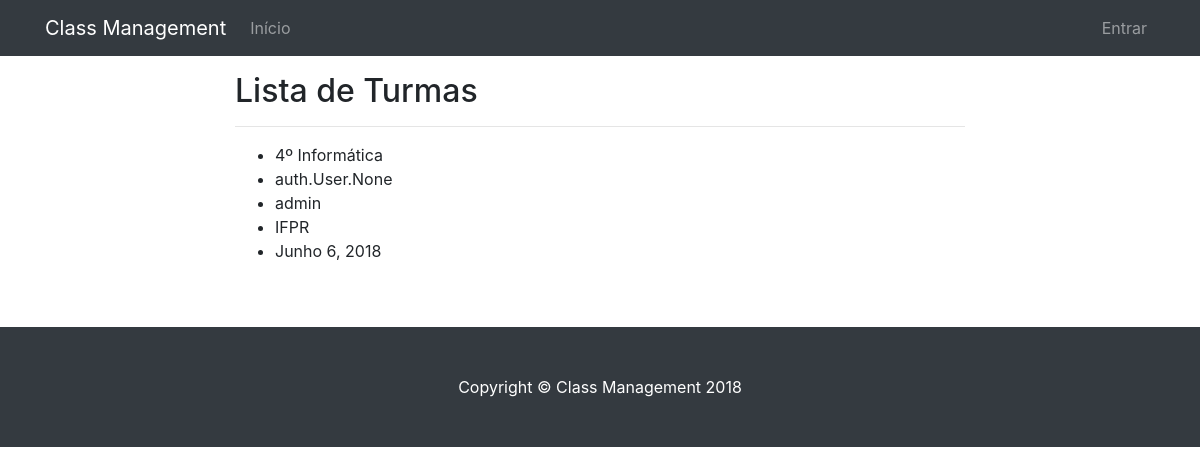
The page /visualizar/turma/ on the database as committed earlier.
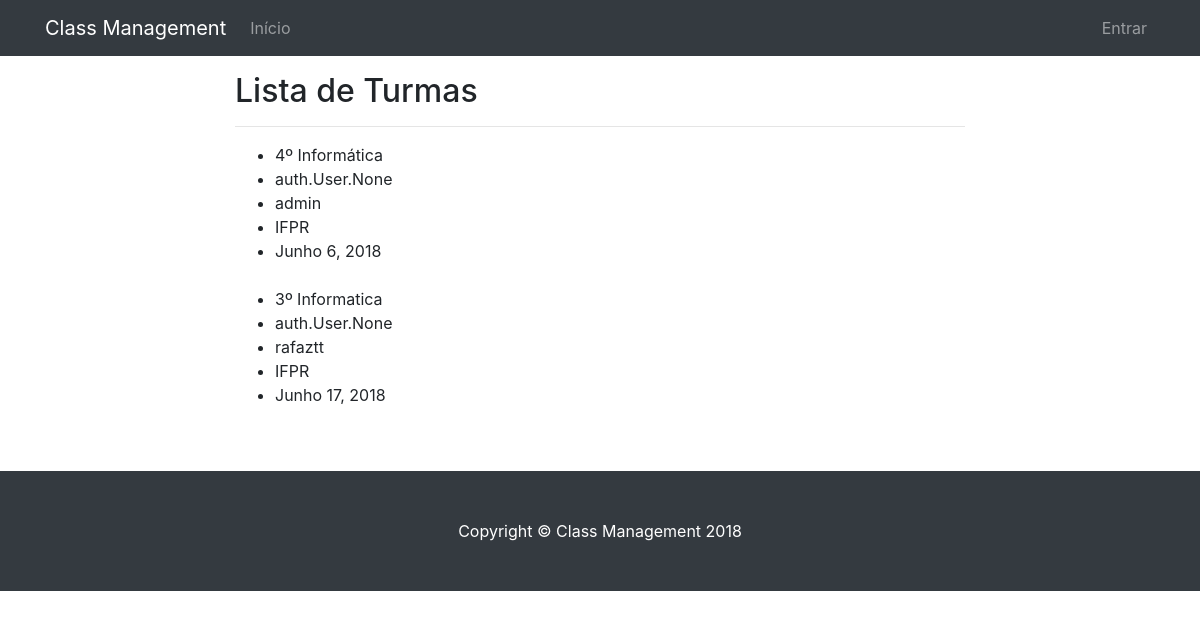
The same page on the database as committed later.
### classmanagement/models.py (models this page shows, shortened)
class Turma(models.Model):
    nome                    = models.CharField(max_length=120, blank=False, null=False, help_text='Obrigatório.')
    alunos                  = models.ManyToManyField(User, help_text='Obrigatório', related_name='alunos_matriculados')
    data_cadastro           = models.DateField(auto_now_add=True)
    representante           = models.ForeignKey(User, on_delete=models.PROTECT, blank=False, null=False)
    colegio                 = models.ForeignKey(Colegio, on_delete=models.PROTECT, blank=False, null=False, help_text='Obrigatório.')

class Colegio(models.Model):
    nome                    = models.CharField(max_length=240, blank= False, null=False, help_text='Obrigatório.')
    data_cadastro           = models.DateField(auto_now_add=True)
    def __str__(self):
        return self.nome
    class Meta:
        verbose_name = 'Colégio'
        verbose_name_plural = 'Colégios'

### classmanagement/views.py (the view)
# urls.py: path('visualizar/turma/', views.TurmaListView.as_view(), name='visualizar_turma'),
class TurmaListView(generic.ListView):
    model = models.Turma
    template_name = 'list/turma_list.html'
    def get_context_data(self, **kwargs):
        context = super().get_context_data(**kwargs)
        context['titulo'] = 'Lista de Turmas'
        return context

### classmanagement/templates/list/turma_list.html (shortened to what this page needs)
{% extends "list.html" %}
{% block lista %}
<ul>
{% for turma in object_list %}
    <li>{{ turma.nome }}</li>
    <li>{{ turma.alunos }}</li>
    <li>{{ turma.representante }}</li>
    <li>{{ turma.colegio }}</li>
    <li>{{ turma.data_cadastro }}</li>
    <br>
{% empty %}
    <li>Vazio.</li>
{% endfor %}
</ul>
{% endblock %}

Rows that differ between the two databases and show on the page:
added Turma: nome "3º Informatica", alunos "auth.User.None", representante "rafaztt", colegio "IFPR", data_cadastro "Junho 17, 2018"
